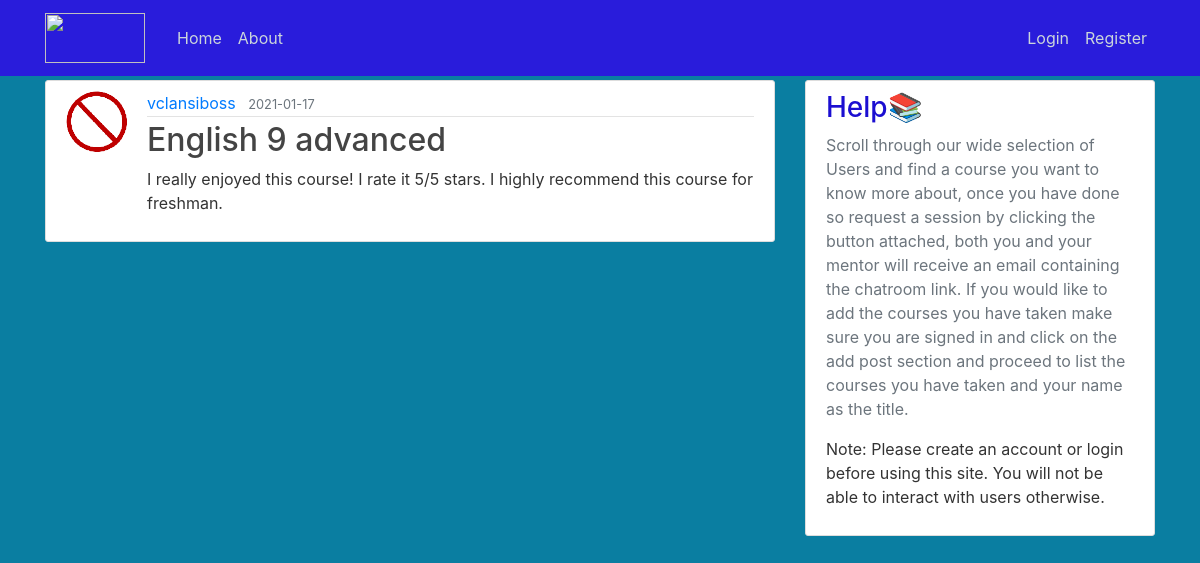
The page /post/5 on the database its author committed.
### flaskblog/models.py (models this page shows, shortened)
class User(db.Model, UserMixin):
    id = db.Column(db.Integer, primary_key=True)
    username = db.Column(db.String(20), unique=True, nullable=False)
    email = db.Column(db.String(120), unique=True, nullable=False)
    image_file = db.Column(db.String(20), nullable=False, default='default.jpg')
    password = db.Column(db.String(60), nullable=False)
    posts = db.relationship('Post', backref='author', lazy=True)

class Post(db.Model):
    id = db.Column(db.Integer, primary_key=True)
    title = db.Column(db.String(100), nullable=False)
    date_posted = db.Column(db.DateTime, nullable=False, default=datetime.utcnow)
    content = db.Column(db.Text, nullable=False)
    user_id = db.Column(db.Integer, db.ForeignKey('user.id'), nullable=False)

### flaskblog/routes.py (the view)
@app.route("/post/<int:post_id>")
def post(post_id):
    post = Post.query.get_or_404(post_id)
    return render_template('post.html', title=post.title, post=post)

### flaskblog/templates/post.html (shortened to what this page needs)
{% extends "layout.html" %}
{% block content %}
  <article class="media content-section">
    <img class="rounded-circle article-img" src="{{ url_for('static', filename='profile_pics/' + post.author.image_file) }}">
    <div class="media-body">
      <div class="article-metadata">
        <a class="mr-2" href="#">{{ post.author.username }}</a>
        <small class="text-muted">{{ post.date_posted.strftime('%Y-%m-%d') }}</small>
      </div>
      <h2 class="article-title">{{ post.title }}</h2>
      <p class="article-content">{{ post.content }}</p>
    </div>
  </article>
{% endblock content %}

### flaskblog/static/main.css (style rules this page uses)
body { background: #0a7ea1; color: #333333; margin-top: 5rem; }
h1, h2, h3, h4, h5, h6 { color: #1b0ed1; }
.content-section { background: #ffffff; padding: 10px 20px; border: 1px solid #dddddd; border-radius: 3px; margin-bottom: 20px; }
.article-title { color: #444444; }
.article-content { white-space: pre-line; }
.article-img { height: 65px; width: 65px; margin-right: 16px; }
.article-metadata { padding-bottom: 1px; margin-bottom: 4px; border-bottom: 1px solid #e3e3e3 }

### rows shown on the page
User: image_file (picture), author.username "vclansiboss"
Post: date_posted "2021-01-17", title "English 9 advanced", content "I really enjoyed this course! I rate it 5/5 stars. I highly recommend this course for freshman."
